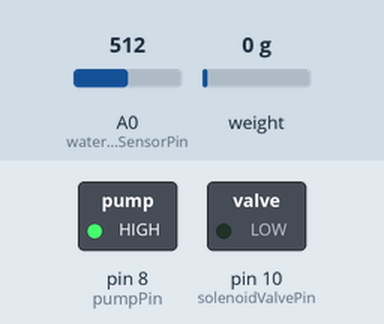
The sketch below on a simulated Arduino Uno, built with avr-gcc and run on an emulated ATmega328P. Shown: switched loads named in the sketch (green lamp = pin HIGH). Inputs (shaded band) come from the test bench; at power-on: A0 (waterLevelSensorPin) = 512, weight on the scale 0 g. What the sketch prints to the serial monitor is not drawn.

Above: at 8.4 s.
8.5 s: A0 (waterLevelSensorPin) set to 312
20.7 s: A0 (waterLevelSensorPin) set to 292
At 22.0 s:
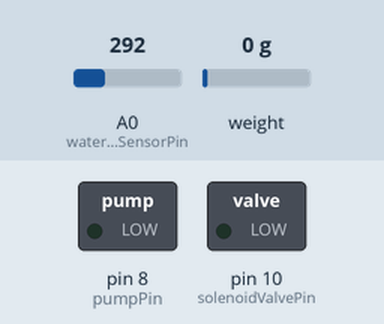
22.7 s: A0 (waterLevelSensorPin) set to 260
24.4 s: A0 (waterLevelSensorPin) set to 236
At 26.3 s:
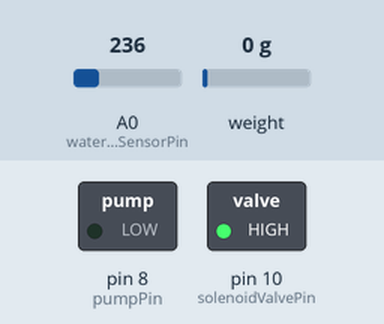
26.7 s: A0 (waterLevelSensorPin) set to 306
At 28.2 s:
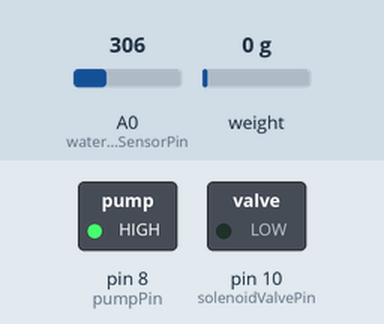
29.2 s: A0 (waterLevelSensorPin) set to 290
At 36.0 s:
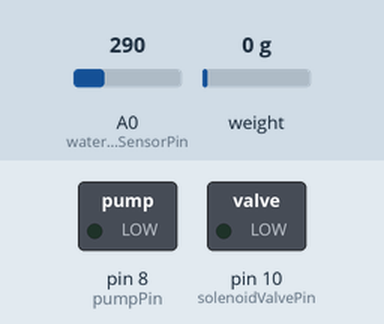
Timing chart, 0 to 37.2 s (numbered marks = the images above; inputs shaded):
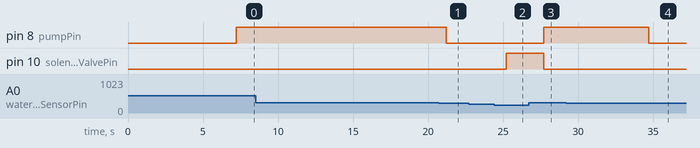

Measured:
- the behaviour switches between 301 and 300 on A0 (waterLevelSensorPin) (found by bisection; images 0 and 1)
- the behaviour switches between 250 and 249 on A0 (waterLevelSensorPin) (found by bisection; images 1 and 2)
- after the input at 8.5 s, every drawn part: stays the same
- after the input at 20.7 s, pin 8 (pumpPin): HIGH → LOW after 0.51 s
- after the input at 22.7 s, every drawn part: stays the same
- after the input at 24.4 s, pin 10 (solenoidValvePin): LOW → HIGH after 0.81 s
- after the input at 26.7 s, pin 8 (pumpPin): LOW → HIGH after 1.0 s; pin 10 (solenoidValvePin): HIGH → LOW after 1.0 s
- after the input at 29.2 s, pin 8 (pumpPin): HIGH → LOW after 5.5 s

The sketch:

reader.ino
```cpp
#include "HX711.h"
int waterLevelSensorPin = A0;
const int DOUT = 4;
const int SCLK = 5;
int pumpPin = 8;
int solenoidValvePin = 10;

int waterLevelReading;
int pressureReading;
bool pumpRunning = false;

HX711 scale;

void setup() {
  Serial.begin(9600);

 pinMode(pumpPin, OUTPUT);
  pinMode(solenoidValvePin, OUTPUT);
  scale.begin(DOUT, SCLK);

 Serial.println("Before setting up the scale:");

  Serial.print("read: \t\t");

  Serial.println(scale.read());                                  // print a raw reading from the ADC


  Serial.print("read average: \t\t");

  Serial.println(scale.read_average(20));              // print the average of 20 readings from the ADC


  Serial.print("get value: \t\t");

  Serial.println(scale.get_value(5));                        // print the average of 5 readings from the ADC minus the tare weight (not set yet)


  Serial.print("get units: \t\t");

  Serial.println(scale.get_units(5), 1);   // print the average of 5 readings from the ADC minus tare weight (not set) divided

                                                                                                // by the SCALE parameter (not set yet)


  scale.set_scale(2280.f);                      // this value is obtained by calibrating the scale with known weights; see the README for details

  scale.tare();                                                                   // reset the scale to 0


  Serial.println("After setting up the scale:");


  Serial.print("read: \t\t");

  Serial.println(scale.read());                 // print a raw reading from the ADC


  Serial.print("read average: \t\t");

  Serial.println(scale.read_average(20));       // print the average of 20 readings from the ADC


  Serial.print("get value: \t\t");

  Serial.println(scale.get_value(5));                        // print the average of 5 readings from the ADC minus the tare weight, set with tare()


  Serial.print("get units: \t\t");

  Serial.println(scale.get_units(5), 1);        // print the average of 5 readings from the ADC minus tare weight, divided

                                                                                                // by the SCALE parameter set with set_scale


  Serial.println("Readings:");
}

void loop() {
  waterLevelReading = analogRead(waterLevelSensorPin);

  uint32_t rawData = 0;
  if (waterLevelReading > 300) {
    if (!pumpRunning) {
      digitalWrite(solenoidValvePin, LOW);
      digitalWrite(pumpPin, HIGH);
      pumpRunning = true;
    }

     Serial.print("\t| average:\t");

     Serial.println(scale.get_units(10), 1);


     scale.power_down();                                                  // put the ADC in sleep mode

    delay(5000);

   scale.power_up();


    if (pressureReading >= 1000) {

      delay(1000);
      digitalWrite(pumpPin, LOW);
      pumpRunning = false;
    }
  } else {

    digitalWrite(pumpPin, LOW);
    pumpRunning = false;
  }
    if (waterLevelReading < 250)
    {
      digitalWrite(solenoidValvePin, HIGH);
      delay(1500);

    }


  Serial.print("Water Level: ");
  Serial.print(waterLevelReading);


  delay(1000);
}
```
